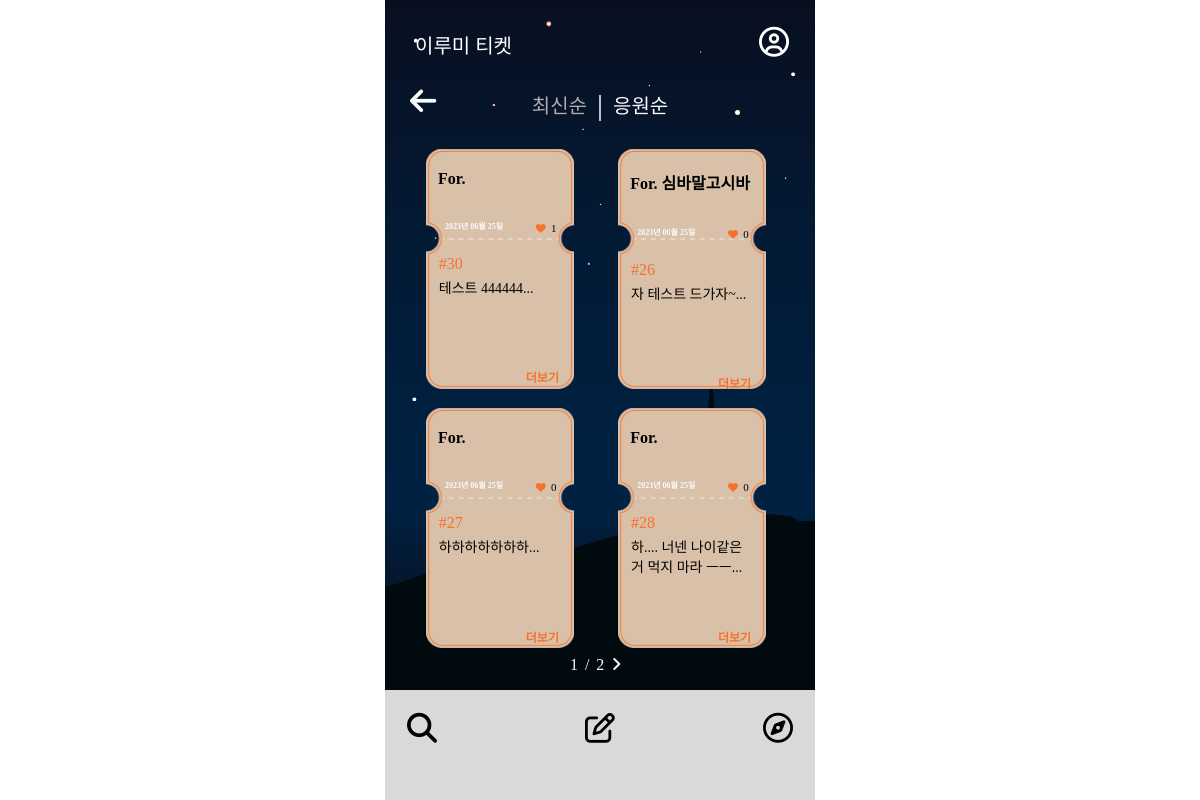
The app's page /ticketlistpop/, older data.
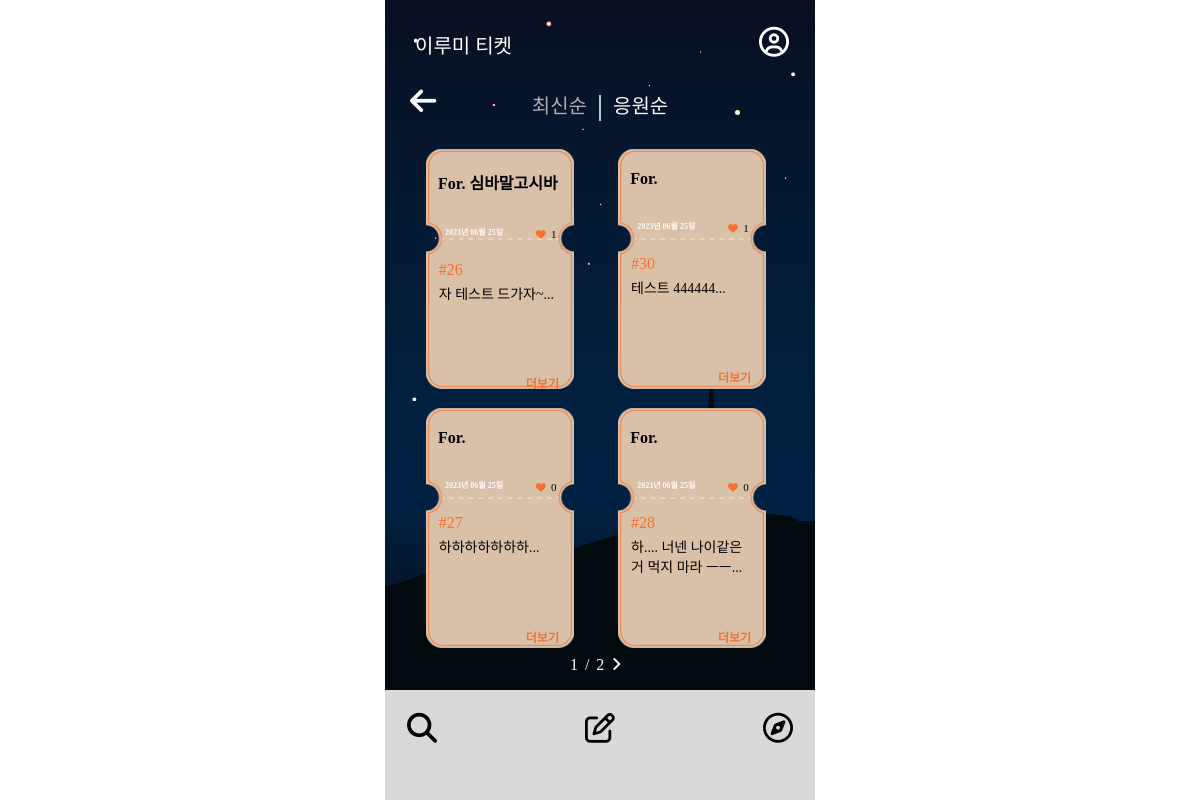
The same page, newer data.
### mainpage/models.py (models this page shows, shortened)
class Ticket(models.Model):
    writer = models.ForeignKey(User, null=False, blank=False, on_delete=models.CASCADE)
    pub_date = models.DateTimeField()
    body = models.TextField()
    like = models.ManyToManyField(User, related_name='likes', blank=True)
    like_count = models.PositiveIntegerField(default=0)
    report_count = models.PositiveIntegerField(default=0)
    def summary(self):
        return self.body[:40]

### accounts/models.py (models this page shows)
class Profile(models.Model):
    user = models.OneToOneField(User, on_delete=models.CASCADE)
    nickname = models.TextField(max_length=10)

### mainpage/views.py (the view)
# urls.py: path('ticketlistpop/', ticketlistpop, name="ticketlistpop"),
def ticketlistpop(request):
    ticket_list = Ticket.objects.order_by('-like_count')
    paginator = Paginator(ticket_list, 4)
    page = request.GET.get('page')
    tickets = paginator.get_page(page)
    return render(request, 'mainpage/ticketlistpop.html', {'tickets':tickets})

### mainpage/templates/mainpage/ticketlistpop.html (shortened to what this page needs)
{% extends 'base.html' %}
{% block content %}
        <head>
            <link rel="stylesheet" href="/static/css/ticketlistnew.css">
        </head>
<body>
<div class="wallpaper">
    <section class="first">
        <div class="backk">
            <a class="back" href="{% url 'mainpage:mainpage' %}"><i class="fa-solid fa-arrow-left" style="color: #FAFBFD;"></i></a>
        </div>
        <div class="buttons">
        <a class="recently2" href="{% url 'mainpage:ticketlistnew' %}">최신순</a>
        <span class="stick">|</span>
        <a class="active2" href="{% url 'mainpage:ticketlistpop' %}">응원순</a>
        </div>
    </section>
    <div class="container">
        <div class="card_container">
        {% for ticket in tickets %}
            <div class="card">
                <div class="card-body">
                    <h4 class="card-subtitle mb-2 text-muted card-nickname">For. {{ticket.writer.profile.nickname}}</h4>
                    <h4 class="date">{{ ticket.pub_date|date:"Y년 m월 d일" }}</h4>
                    <h4 class="like"><i class="fa-solid fa-heart" style="color: #f8702c;"></i><a class="like_count">{{ticket.like_count}}</a></h4>
                    <h4 class="number"> #{{ticket.id}} </h4>
                    <h4 class="card-text">{{ticket.summary}}... </h4>
                    <a href="{%url 'mainpage:detail' ticket.id %}" class="more">더보기</a>
                </div>
            </div>
        {% endfor %}
        <div class="order">
            <span>{{tickets.number}}</span>
            <span class="stand">/</span>
            <span>{{tickets.paginator.num_pages}}</span>
            {%if tickets.has_next %}
            <a href="?page={{tickets.next_page_number}}"><i class="fa-solid fa-angle-right" style="color: #FAFBFD;"></i></a>
            {% endif %}
        </div>
        </div>
</div>
<div>
    <nav class="footer-container">
        <ul class="icons">
            <li><a href="{% url 'mainpage:ticketlistnew' %}"><i class="fa-solid fa-magnifying-glass" style="color: #000000;"></i></a></li>
            <li><a href="{% url 'mainpage:new' %}"><i class="fa-regular fa-pen-to-square" style="color: #000000;"></i></a></li>
            <li><a href="{% url 'qnapage:qnalistrecent' %}"><i class="fa-regular fa-compass" style="color: #000000;"></i></a></li>
        </ul>
    </nav>
</div>
</div>
</body>
{% endblock %}

Row changes from the older to the newer data that the page shows:
changed Ticket "자 테스트 드가자~": like_count "0" → "1"; moves up the list
